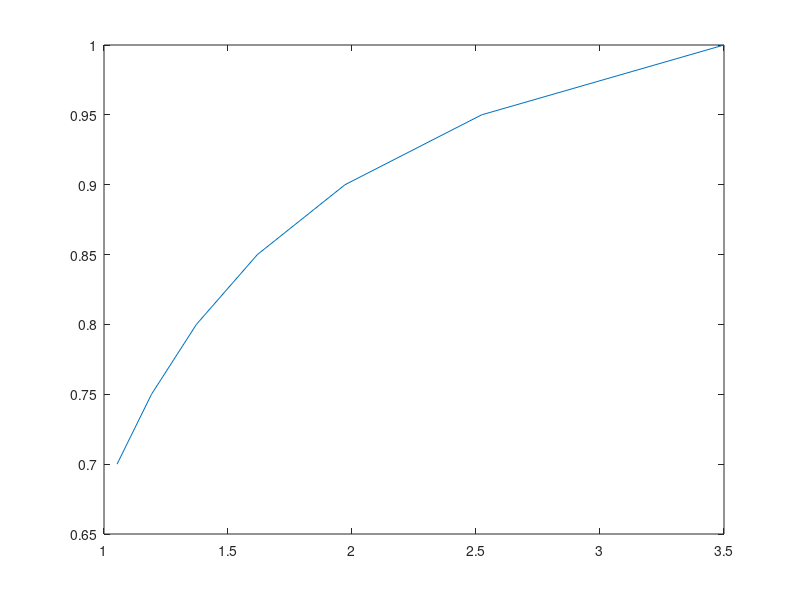

The MATLAB source for this figure:
pd = [0.7:0.05:1];

k = 1;  % Amount of water in the voxel

h = k*(1 - pd);
T1h = 0.4;
T1f = 3.5;

T1 = 1./( (h*(1./T1h) + (1-h)*(1./T1f)));

figure(1); 
plot(T1,h)
plot(T1,pd)
